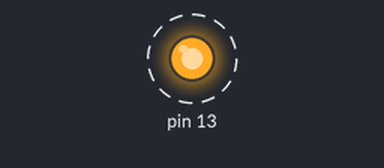
Recording of a sketch running on a simulated Arduino Uno, built with avr-gcc and run on an emulated ATmega328P. On the bench: output pins drawn as LEDs (lit = HIGH). Dashed ring = blinking.

Above: at 0.5 s.
Timing chart, 0 to 4.6 s (numbered marks = the images above):
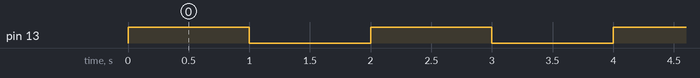

The sketch:

tutorial.ino
```cpp
/*
*   Tutorial de Bibliotecas
*   by Hamtronics Lab
*/
#include "Led.h"

Led led(13);

void setup(){
  led.begin();
}

void loop(){
  led.parpadear();
}
```

Led.cpp
```cpp
#include "Led.h"
#include "Arduino.h"

Led::Led(int pin){
  this->pin = pin;  // this->
}

void Led::begin(){
  pinMode(pin, OUTPUT);
}

void Led::parpadear(){
  digitalWrite(pin, HIGH);
  delay(1000);
  digitalWrite(pin, LOW);
  delay(1000);
}
```

Led.h
```cpp
#ifndef LED_H
#define LED_H

class Led{
  public:
    Led(int pin);

    void begin();
    void parpadear();
  private:
    int pin;
};

#endif
```

Measured:
- by itself, pin 13: alternates HIGH for 1.0 s and LOW for 1.0 s
